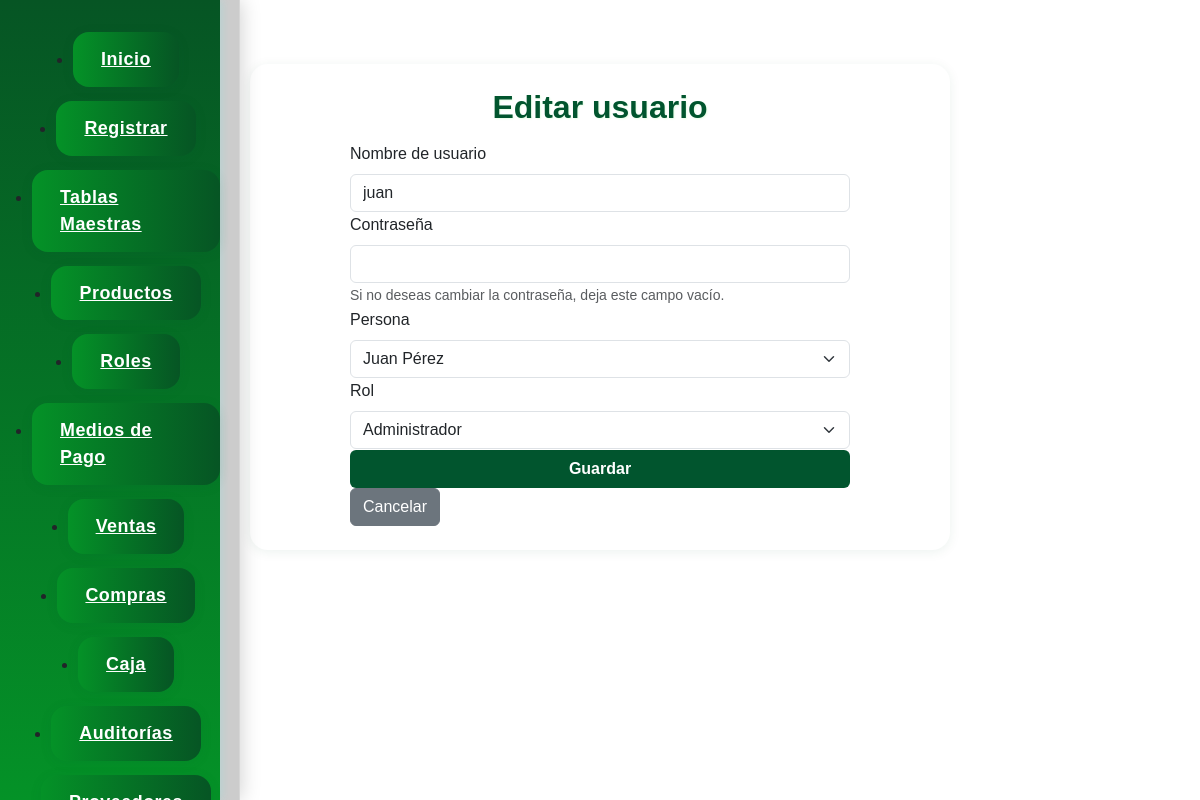
Page /index.php?page=usuario&action=editar&id=1 (signed in) on the committed database.
### tables this page shows
CREATE TABLE usuario (
    id_usuario INT NOT NULL AUTO_INCREMENT,
    nombre_usuario VARCHAR(20) NOT NULL,
    contrasena VARCHAR(500) NOT NULL,
    rela_persona INT NOT NULL,
    rela_rol INT NOT NULL,
    PRIMARY KEY (id_usuario),
    FOREIGN KEY (rela_persona) REFERENCES persona(id_persona),
    FOREIGN KEY (rela_rol) REFERENCES rol(id_rol)
);

CREATE TABLE persona (
    id_persona INT NOT NULL AUTO_INCREMENT,
    persona_nombre VARCHAR(50) NOT NULL,
    persona_apellido VARCHAR(50) NOT NULL,
    persona_fecha_nac DATE NOT NULL,
    persona_dni VARCHAR(10) NOT NULL,
    persona_sexo VARCHAR(10),
    persona_direccion VARCHAR(50) NOT NULL,
    PRIMARY KEY (id_persona)
);

CREATE TABLE rol (
    id_rol INT NOT NULL AUTO_INCREMENT,
    nombre_rol VARCHAR(50),
    PRIMARY KEY (id_rol)
);

### models/conexion.php (called while the page is built, shortened)
<?php
class Conexion {
    private $_con;
    private $servidor;
    private $usuario;
    private $password;
    private $base_datos;
    public function __construct(){
        $dotenv = Dotenv::createImmutable(__DIR__ . '/../');
        $this->servidor = $_ENV['DB_HOST'];
        $this->usuario = $_ENV['DB_USER'];
        $this->password = $_ENV['DB_PASS'];
        $this->base_datos = $_ENV['DB_NAME'];
    }
    public function conectar(){
        $this->_con = new mysqli($this->servidor, $this->usuario, $this->password, $this->base_datos);
    }
    public function consultar($query){
        $resultado = $this->_con->query($query);
        return $resultado;
    }
}
?>

### models/usuarios.php (called while the page is built, shortened)
<?php
class Usuario {
    public static function obtenerUsuarios() {
        $conexion = new Conexion();
        $sql = "SELECT u.id_usuario, u.nombre_usuario, u.contrasena, u.rela_persona, u.rela_rol, p.persona_nombre, p.persona_apellido, r.nombre_rol
        FROM usuario u
        INNER JOIN persona p ON u.rela_persona = p.id_persona
        INNER JOIN rol r ON u.rela_rol = r.id_rol
        ORDER BY u.id_usuario DESC";
        return $conexion->consultar($sql);
    }
}

### models/persona.php (called while the page is built, shortened)
<?php
require_once('conexion.php');
class Persona {
    public static function obtenerPersonas() {
        $conexion = new Conexion();
        return $conexion->consultar("SELECT * FROM persona ORDER BY persona_apellido, persona_nombre");
    }
    }
?>

### models/roles.php (called while the page is built, shortened)
<?php
require_once ('conexion.php');
class Rol{
    public static function obtenerRoles() {
        $conexion = new Conexion();
        $sql = "SELECT id_rol, nombre_rol FROM rol ORDER BY nombre_rol ASC";
        return $conexion->consultar($sql);
    }
}
?>

### views/form_usuario.php (the view, shortened to what this page needs)
<div class="form-producto-container">
    <h2 class="mb-3" style="color: #01552e; font-weight: bold; text-align: center; text-shadow: 1px 1px 2px #e6ffe6;">
        <?= isset($usuario) ? 'Editar usuario' : 'Registrar usuario' ?>
    </h2>
    <form id="formUsuario" method="post" action="index.php?page=usuario&action=<?= isset($usuario) ? 'actualizar' : 'guardar' ?>" style="width:100%; max-width:500px; margin:auto;">
        <div class="mb-3">
            <label for="nombre_usuario" class="form-label">Nombre de usuario</label>
            <input type="text" class="form-control" id="nombre_usuario" name="nombre_usuario" required minlength="4" value="<?= isset($usuario) ? htmlspecialchars($usuario['nombre_usuario']) : '' ?>">
        </div>
        <div class="mb-3">
            <label for="contrasena" class="form-label">Contraseña</label>
            <input type="password" class="form-control" id="contrasena" name="contrasena" required minlength="6" value="">
            <?php if(isset($usuario)): ?>
                <small class="form-text text-muted">Si no deseas cambiar la contraseña, deja este campo vacío.</small>
            <?php endif; ?>
        </div>
        <div class="mb-3">
            <label for="rela_persona" class="form-label">Persona</label>
            <select class="form-select" id="rela_persona" name="rela_persona" required>
                <?php while($p = $personas->fetch_assoc()): ?>
                    <option value="<?= $p['id_persona'] ?>" <?= (isset($usuario) && $usuario['rela_persona'] == $p['id_persona']) ? 'selected' : '' ?>><?= htmlspecialchars($p['persona_nombre'] . ' ' . $p['persona_apellido']) ?></option>
                <?php endwhile; ?>
            </select>
        </div>
        <div class="mb-3">
            <label for="rela_rol" class="form-label">Rol</label>
            <select class="form-select" id="rela_rol" name="rela_rol" required>
                <?php while($r = $roles->fetch_assoc()): ?>
                    <option value="<?= $r['id_rol'] ?>" <?= (isset($usuario) && $usuario['rela_rol'] == $r['id_rol']) ? 'selected' : '' ?>><?= htmlspecialchars($r['nombre_rol']) ?></option>
                <?php endwhile; ?>
            </select>
        </div>
            <button type="submit" class="btn" style="background-color: #01552e; color: #fff; font-weight: bold;">Guardar</button>
            <a href="index.php?page=usuario" class="btn btn-secondary">Cancelar</a>
        </form>
    </div>
</div>

### styles/signup.css (style rules this page uses)
* { margin: 0; padding: 0; box-sizing: border-box; font-family: 'Arial', sans-serif; }
body { background: white; min-height: 100vh; }
button { width: 100%; padding: 12px; background: #01552e; color: white; border: none; border-radius: 6px; cursor: pointer; font-size: 16px; transition: background 0.3s ease-in-out; }

### styles/navbar.css (style rules this page uses)
body, html { margin-left: 220px !important; }
.form-producto-container, .main-content, .tabla-contenedor { display: flex; flex-direction: column; align-items: center; justify-content: center; margin: 0 auto 32px; max-width: 700px; background: #fff; border-radius: 18px; box-shadow: 0 2px 12px rgba(1,85,46,0.08); padding: 24px 18px; }
form .mb-3, form .input-group { margin-bottom: 1px !important; padding-bottom: 0 !important; }
body, html { margin: 0 !important; padding: 0 !important; overflow-x: hidden; min-height: 100vh; box-sizing: border-box; }
body, html, .container, .login-container, .inicio-container, .main-content, .table-responsive, .login-box { margin-top: 0 !important; }
.form-producto-container, .tabla-contenedor, .titulo-listado, .mb-3, .d-flex, .table-producto, .table, .table-responsive, .modal-content { margin-top: 0 !important; }

### rows in the picture
usuario: nombre_usuario "juan", rela_persona "Juan Pérez", rela_rol "Administrador"
